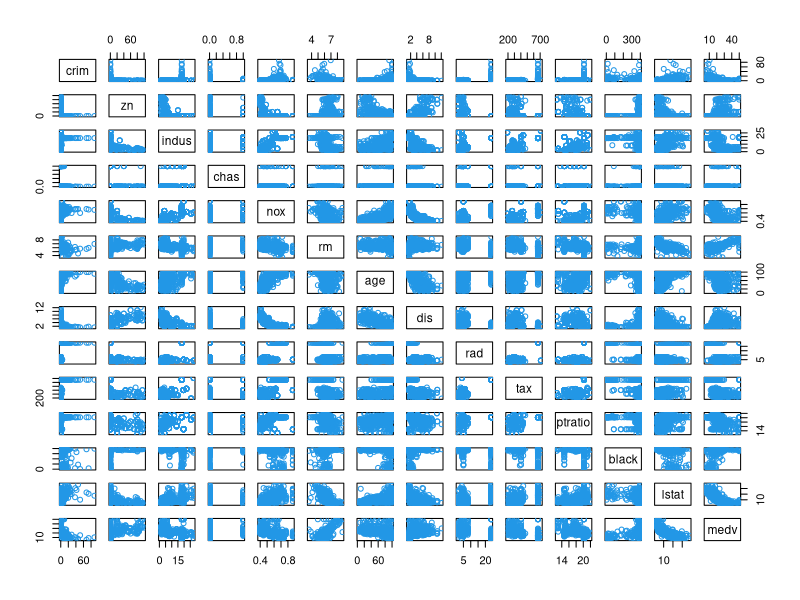
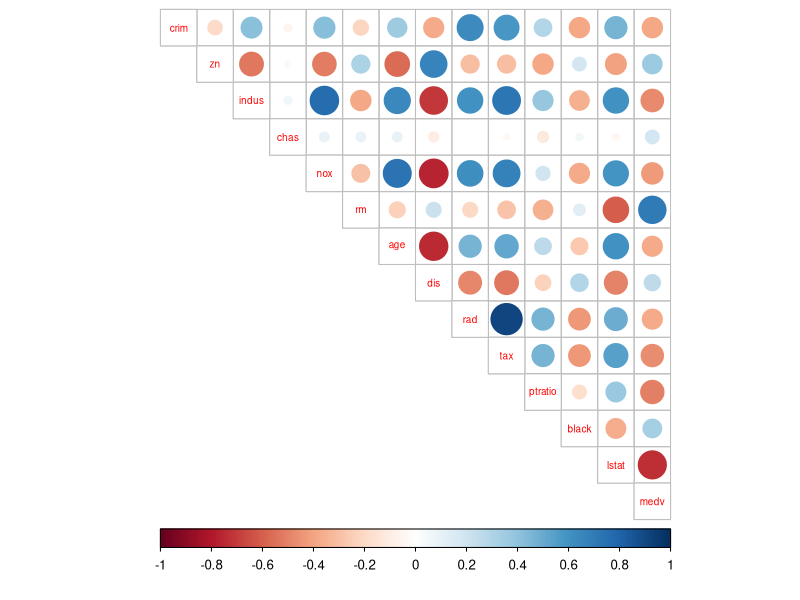
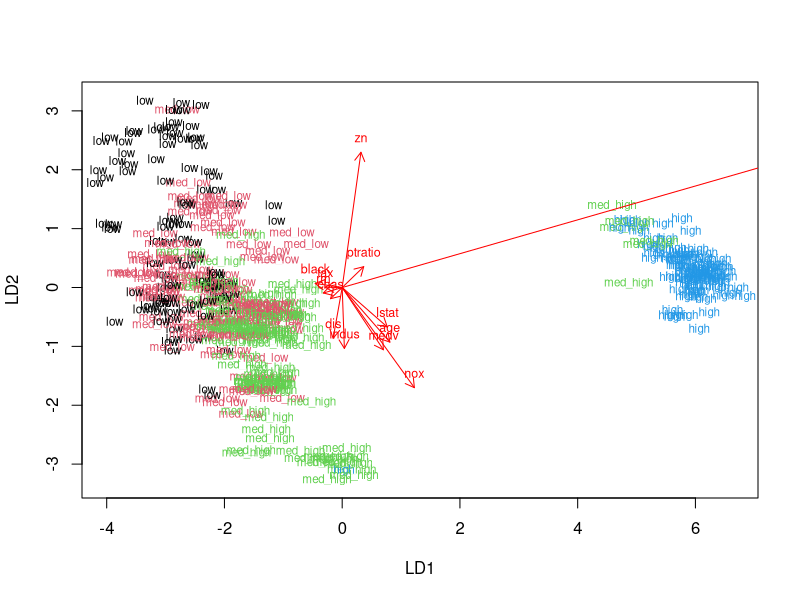
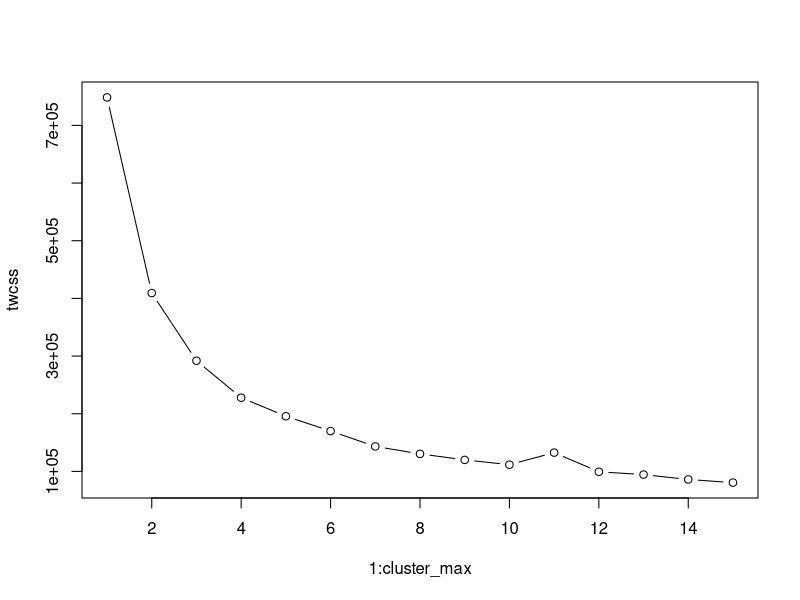
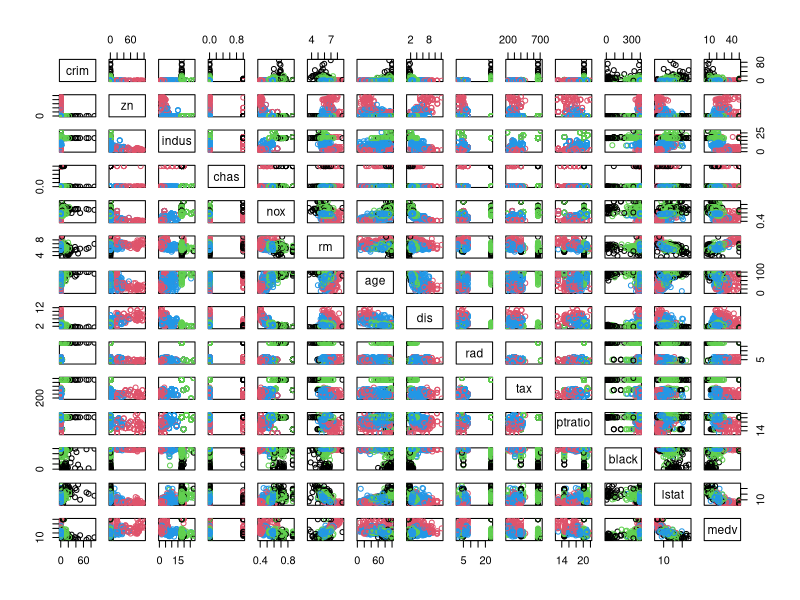
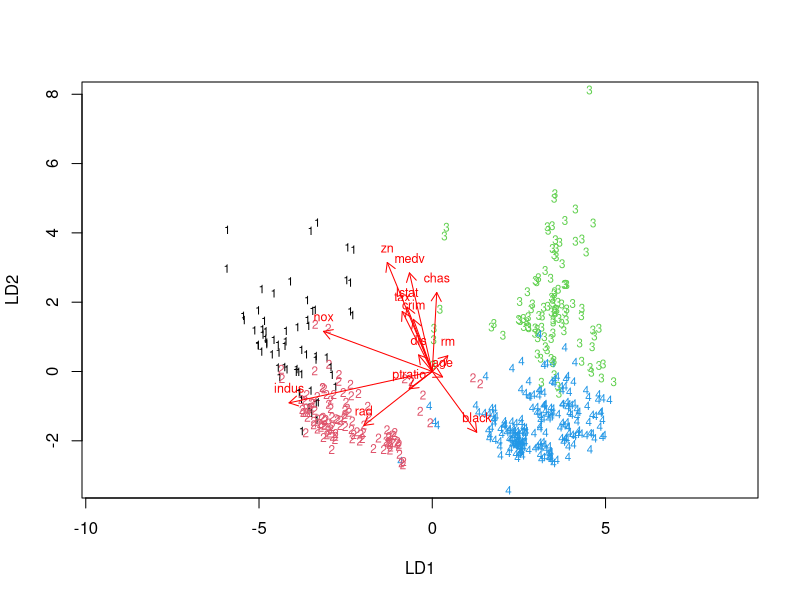

Generate these figures, in order, with R:
## ---- chunk 1
library(MASS)
library(ggplot2)
library(GGally)
library(corrplot)
## ---- chunk 2
dim(Boston)
str(Boston)
## ---- chunk 3
pairs(Boston, col = 4)
## ---- chunk 4
#calculating the correlation matrix and correlation plot
cor_matrix <- round(cor(Boston),digits = 2)

corrplot(cor_matrix, method="circle", type = "upper", cl.pos = "b", tl.pos = "d", tl.cex = 0.6)
## ---- chunk 5
summary(Boston)
## ---- chunk 6
#center and standardize variables
boston_scaled <- scale(Boston)
summary(boston_scaled)
class(boston_scaled)
boston_scaled <- as.data.frame(boston_scaled)
## ---- chunk 7
#save the scaled crim as scaled_crim
scaled_crim <- boston_scaled$crim
## ---- chunk 8
#create a quantile vector of crim and print it
bins <- quantile(scaled_crim)
bins

#create a categorical variable 'crime'
crime <- cut(scaled_crim, breaks = bins, include.lowest = TRUE, label = c("low", "med_low", "med_high", "high"))

#look at the table of the new factor crime, do not change the actual variable "crime"
crime_tab <-table(crime)
crime_tab

#remove original crim from the dataset
boston_scaled <- dplyr::select(boston_scaled, -crim)

# add the new categorical value to scaled data
boston_scaled <- data.frame(boston_scaled, crime)
summary(boston_scaled)
## ---- chunk 9
# number of rows in the Boston dataset 
n <- nrow(boston_scaled)

# choose randomly 80% of the rows
ind <- sample(n,  size = n * 0.8)
ind
# create train set
train <- boston_scaled[ind,]

# create test set 
test <- boston_scaled[-ind,]
## ---- chunk 10
#LDA = linear discriminant analysis
lda.fit <- lda(crime ~. , data = train)

#print the lda.fit object
lda.fit

#the function for lda biplot arrows
lda.arrows <- function(x, myscale = 1, arrow_heads = 0.1, color = "red", tex = 0.75, choices = c(1,2)){
  heads <- coef(x)
  arrows(x0 = 0, y0 = 0, 
         x1 = myscale * heads[,choices[1]], 
         y1 = myscale * heads[,choices[2]], col=color, length = arrow_heads)
  text(myscale * heads[,choices], labels = row.names(heads), 
       cex = tex, col=color, pos=3)
}

#target classes as numeric
classes <- as.numeric(train$crime)
classes

#plot the lda results
plot(lda.fit, dimen = 2, col = classes, pch = classes)
lda.arrows(lda.fit, myscale = 3)

## ---- chunk 11
#save the correct classes from test data
correct_classes <- test$crime

#remove the crime variable from test data
test <- dplyr::select(test, -crime)

#predict classes with test data
lda.pred <- predict(lda.fit, newdata = test)

#cross tabulate the results
table(correct = correct_classes, predicted = lda.pred$class)
## ---- chunk 12
#Loading and scaling Boston data
scaled_Boston <- scale(Boston)
summary(scaled_Boston)
## ---- chunk 13
#calculating the euclidean distance matrix between the observation
dist_eu <- dist(scaled_Boston)

#determining the max number of clusters
cluster_max <- 15

#calculate the total within sum of squares
#K-means might produce different results every time, because it randomly 
#assigns the initial cluster centers. The function set.seed() can be used to 
#deal with that.
set.seed(123)
twcss <- sapply(1:cluster_max, function(k){kmeans(dist_eu, k)$tot.withinss})

# visualize the results
plot(1:cluster_max, twcss, type='b')
## ---- chunk 14
#k-means clustering
km <-kmeans(dist_eu, centers = 4)

# plot the Boston dataset with clusters
pairs(Boston, col = km$cluster)
## ---- chunk 15
#Loading and scaling Boston data
scaled_Boston <- scale(Boston)
scaled_Boston <- as.data.frame(scaled_Boston)
#colnames(scaled_Boston)

#calculating the euclidean distance matrix between the observation
dist_eu <- dist(scaled_Boston)

#k-means clustering
set.seed(123)
km <-kmeans(dist_eu, centers = 4)
cm <- as.data.frame(km$cluster)

#adding the clusters to the scaled dataset
scaled_Boston <- data.frame(scaled_Boston, clust = cm)
colnames(scaled_Boston)[15] <- "clust"

summary(scaled_Boston)
## ---- chunk 16
#LDA = linear discriminant analysis
lda.fit <- lda(clust ~. , data = scaled_Boston)

#print the lda.fit object
lda.fit

#the function for lda biplot arrows
lda.arrows <- function(x, myscale = 1, arrow_heads = 0.1, color = "red", tex = 0.75, choices = c(1,2)){
  heads <- coef(x)
  arrows(x0 = 0, y0 = 0, 
         x1 = myscale * heads[,choices[1]], 
         y1 = myscale * heads[,choices[2]], col=color, length = arrow_heads)
  text(myscale * heads[,choices], labels = row.names(heads), 
       cex = tex, col=color, pos=3)
}

#target classes as numeric
classes <- as.numeric(scaled_Boston$clust)
#classes

#plot the lda results
plot(lda.fit, dimen = 2, col = classes, pch = classes)
lda.arrows(lda.fit, myscale = 3)
